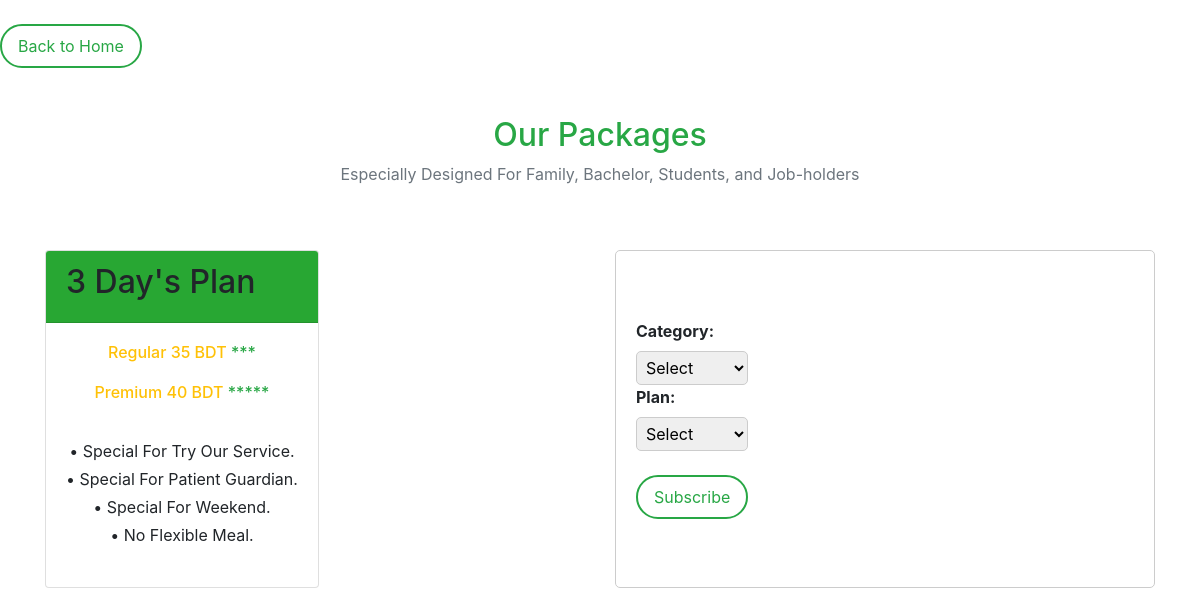
Page /sub/3 on the earlier database version.
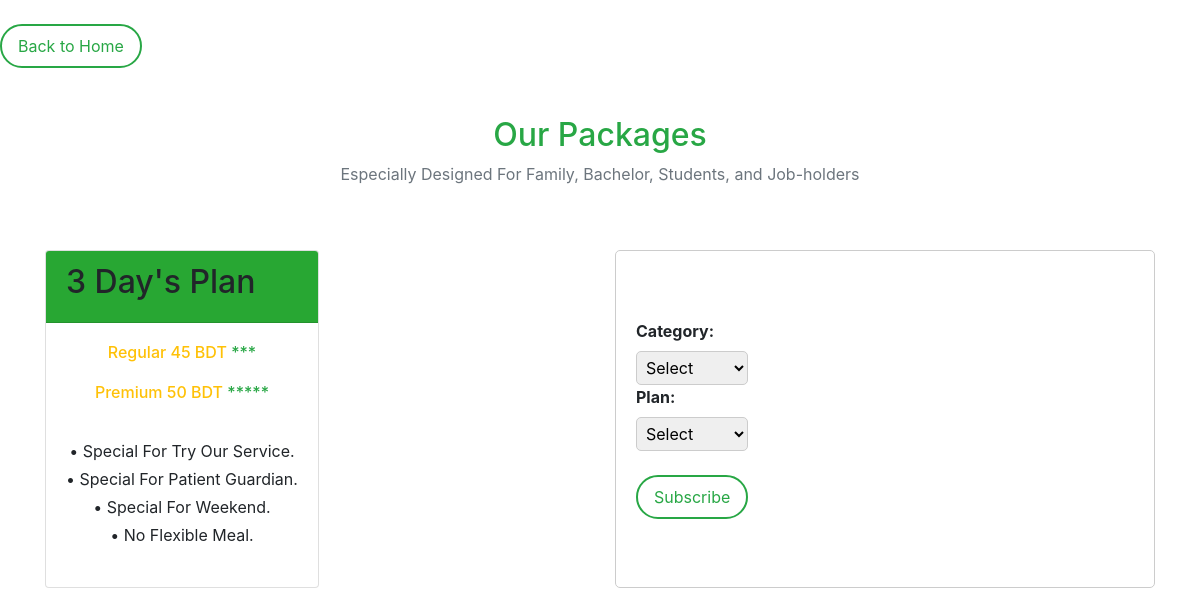
Same page on the later database version.
### Home/models.py (models this page shows, shortened)
class Plan(models.Model):
    item = models.IntegerField()
    Reguler_balance = models.IntegerField(null=True)
    Primium_balance = models.IntegerField(null=True)
    p_slug=AutoSlugField(populate_from='item', unique=True, null=True)

### Home/views.py (the view, shortened to what this page needs)
# urls.py: path('sub/<slug:slug>',views.subscribe,name='sub'),
def subscribe(request,slug):
    new=Plan.objects.get(p_slug=slug)
    return render(request, 'subscribe.html',locals())

### Home/templates/subscribe.html (shortened to what this page needs)
<!DOCTYPE html>
<html lang="en">
<head>
    <link href="https://stackpath.bootstrapcdn.com/bootstrap/4.5.2/css/bootstrap.min.css" rel="stylesheet">
</head>
<body>
    <br>
    <a href="{% url "home" %}"><button class="btn btn-card-new mt-auto">Back to Home</button></a>
    <div class="container">
        <div class="py-5 text-center">
            <h2 class="text-success">Our Packages</h2>
            <p class="text-secondary">Especially Designed For Family, Bachelor, Students, and Job-holders</p>
        </div>
        <div class="row">
            <div class="col-lg-6 col-md-6 mb-4 d-flex align-items-stretch">
                <div class="card price-card">
                    <div class="card-header bg-light">
                        <h2>{{ new.item }} Day's Plan</h2>
                    </div>
                    <div class="card-body text-center">
                        <h6 class="text-warning">Regular {{ new.Reguler_balance }} BDT <span class="text-success">***</span></h6>
                        <h6 class="text-warning">Premium {{ new.Primium_balance }} BDT <span class="text-success">*****</span></h6>
                        <div class="features my-3">
                            <p class="mb-1">&#x2022; Special For Try Our Service.</p>
                            <p class="mb-1">&#x2022; Special For Patient Guardian.</p>
                            <p class="mb-1">&#x2022; Special For Weekend.</p>
                            <p class="mb-1">&#x2022; No Flexible Meal.</p>
                        </div>
                    </div>
                </div>
            </div>
            <div class="col-lg-6 col-md-6 mb-4 d-flex align-items-stretch">
                <div class="form-container w-100">
                    <form method="post" class="w-100">
                        <div class="py-5" style="display: inline-block; text-align: left;">
                            <label for="category" style="font-weight: bold;">Category:</label><br>
                            <select id="category" name="category" required style="padding: 5px; border-radius: 5px; border: 1px solid #ccc; width: 100%;">
                                <option value="" style="font-style: italic;">Select</option>
                            </select>
                            <br>
                            <label for="plan" style="font-weight: bold;">Plan:</label><br>
                            <select id="plan" name="plan" required style="padding: 5px; border-radius: 5px; border: 1px solid #ccc; width: 100%;">
                                <option value="" style="font-style: italic;">Select</option>
                            </select><br><br>
                            <button class="btn btn-card-new mt-auto">Subscribe</button>
                        </div>
                    </form>
                </div>
            </div>
        </div>
    </div>
</body>
</html>

Differences in the rows shown:
removed Plan: item "3", Reguler_balance "35", Primium_balance "40"
added Plan: item "3", Reguler_balance "45", Primium_balance "50"
